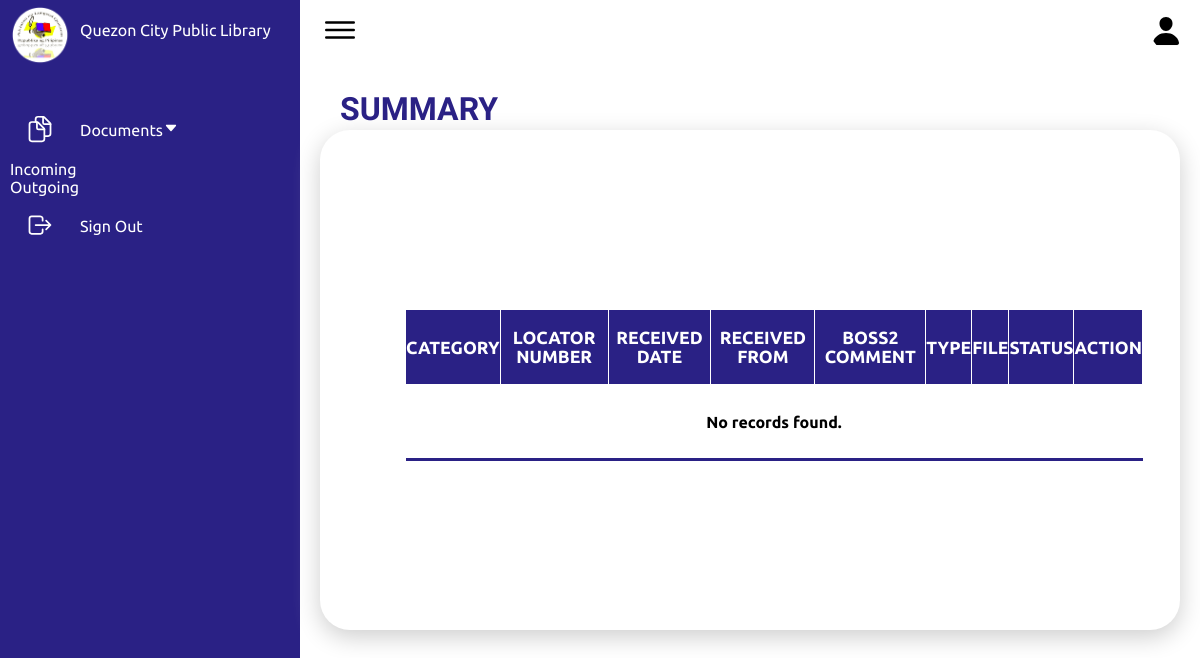
The app's page /Frontend/Dashboard/boss1account.php, older data.
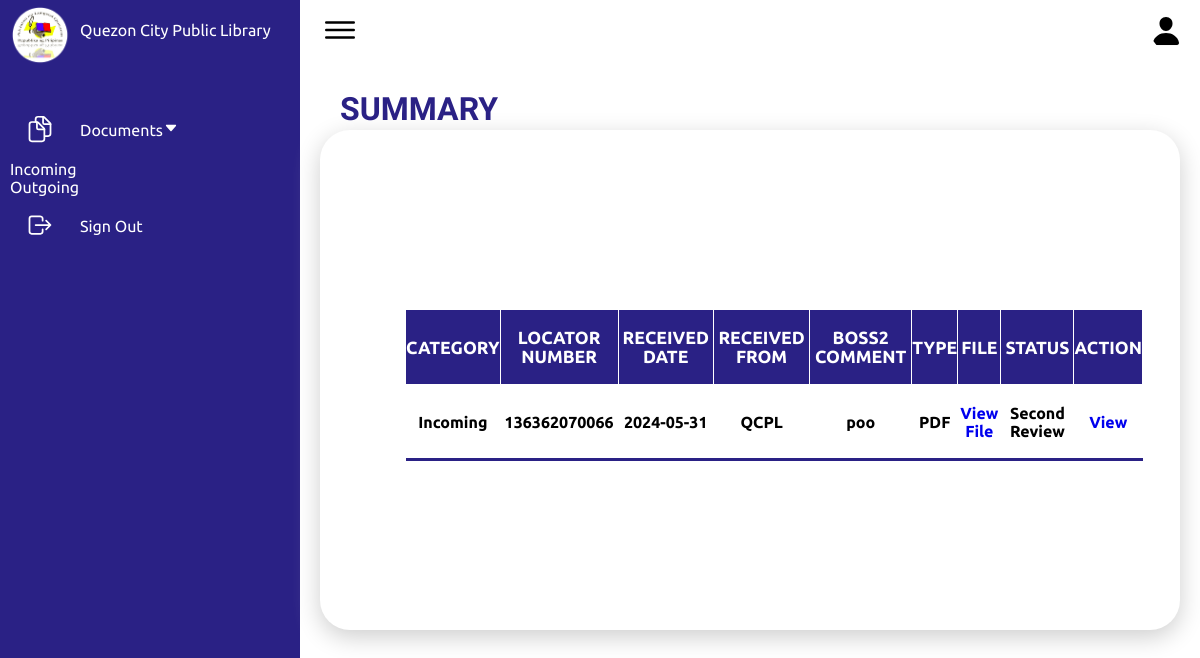
The same page, newer data.
### tables this page shows
CREATE TABLE `fileupload` (
  `id` int(11) NOT NULL,
  `file_name` varchar(255) NOT NULL,
  `division` varchar(255) DEFAULT NULL,
  `section` varchar(255) DEFAULT NULL,
  `category` enum('Incoming','Outgoing','','') DEFAULT NULL,
  `locator_num` varchar(255) DEFAULT NULL,
  `received_date` date DEFAULT NULL,
  `received_from` varchar(255) DEFAULT NULL,
  `subject` varchar(255) DEFAULT NULL,
  `description` text DEFAULT NULL,
  `type` varchar(100) DEFAULT NULL,
  `file_path` varchar(255) NOT NULL,
  `proofreader_comment` varchar(255) NOT NULL,
  `boss2_comment` varchar(255) NOT NULL,
  `boss1_comment` varchar(255) NOT NULL,
  `status` varchar(255) NOT NULL
);

### Frontend/Dashboard/boss1account.php (the view, shortened to what the changed rows need)
<!DOCTYPE html>
<html lang="en">
<head>
    <link rel="stylesheet" href="boss1.css">
</head>
<body>
    <div class="container">
        <div class="main">
            <div class="details">
                <div class="upload">
                    <div class="cardHeader">
                        <h2>SUMMARY</h2>
                    </div>
                    <div class="sum_tb">
                        <table aria-describedby="tableDescription">
                            <thead>
                                <tr>
                                    <th><center>Category</center></th>
                                    <th><center>Locator Number</center></th>
                                    <th><center>Received Date</center></th>
                                    <th><center>Received From</center></th>
                                    <th><center>Boss2 Comment</center></th>
                                    <th><center>Type</center></th>
                                    <th><center>File</center></th>
                                    <th><center>Status</center></th>
                                    <th><center>Action</center></th>
                                </tr>
                            </thead>
                            <tbody>
                                <?php
                                $servername = "localhost";
                                $username = "root";
                                $password = "";
                                $dbname = "qcpl";
                                $conn = new mysqli($servername, $username, $password, $dbname);
                                $sql = "SELECT category, locator_num, received_date, received_from, type, file_path, boss2_comment, status FROM fileupload WHERE status = 'Second Review'";
                                $result = $conn->query($sql);
                                if ($result->num_rows > 0) {
                                    while ($row = $result->fetch_assoc()) {
                                        echo "<tr id='table'>";
                                        echo "<td id='table_th'><center>" . htmlspecialchars($row["category"]) . "</td>";
                                        echo "<td id='table_th'><center>" . htmlspecialchars($row["locator_num"]) . "</td>";
                                        echo "<td id='table_th'><center>" . htmlspecialchars($row["received_date"]) . "</td>";
                                        echo "<td id='table_th'><center>" . htmlspecialchars($row["received_from"]) . "</td>";
                                        echo "<td id='table_th'><center>" . htmlspecialchars($row["boss2_comment"]) . "</td>";
                                        echo "<td id='table_th'><center>" . htmlspecialchars($row["type"]) . "</td>";
                                        echo "<td id='file'><a href='/qcpl/Backend/" . $row["file_path"] . "' target='_blank'><center>View File</a></td>";
                                        echo "<td id='table_th'><center>" . htmlspecialchars($row["status"]) . "</td>";
                                        echo "<td id='table_th'><center><a href='bossaccountlocator.php?locator_num=" . htmlspecialchars($row["locator_num"]) . "' target='_self' aria-label='View details for " . htmlspecialchars($row["locator_num"]) . "'>View</a></td>";
                                        echo "</tr>";
                                    }
                                } else {
                                    echo "<tr><td colspan='9'>No records found.</td></tr>";
                                }
                                ?>
                            </tbody>
                        </table>
                    </div>
                </div>
            </div>
        </div>
    </div>
</body>
</html>

Row changes from the older to the newer data that the page shows:
now on this page (row edited): fileupload: category "Incoming", locator_num "136362070066", received_date "2024-05-31", received_from "QCPL", boss2_comment "poo", type "PDF", status "Second Review"
Text that changed along with them:
text no longer shown: "No records found."
